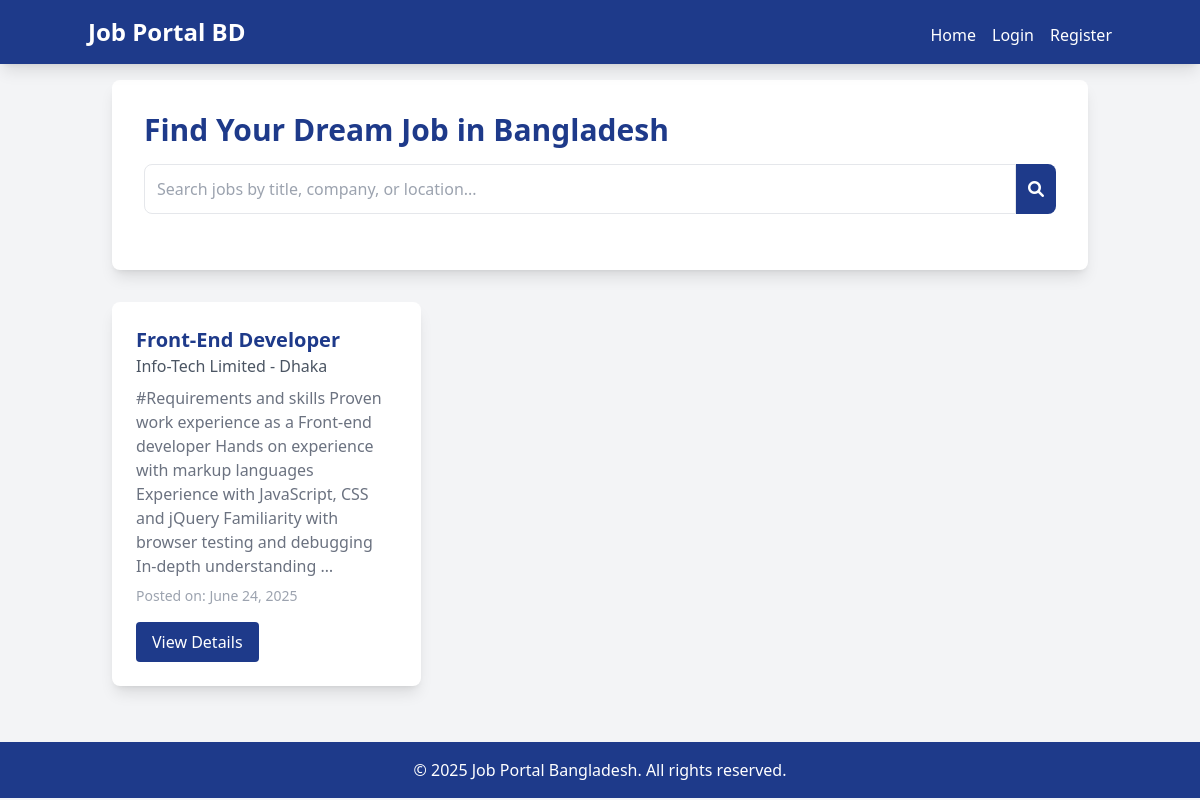
The page / on the database its author committed.
### jobs/models.py (models this page shows, shortened)
class Job(models.Model):
    title = models.CharField(max_length=200)
    company = models.CharField(max_length=100)
    location = models.CharField(max_length=100)
    description = models.TextField()
    salary = models.CharField(max_length=50, blank=True)
    posted_date = models.DateTimeField(auto_now_add=True)
    employer = models.ForeignKey(User, on_delete=models.CASCADE, related_name='jobs')

### jobs/views.py (the view)
# urls.py: path('', home, name='home'),
def home(request):
    jobs = Job.objects.all().order_by('-posted_date')
    return render(request, 'index.html', {'jobs': jobs})

### templates/index.html (shortened to what this page needs)
        {% extends 'base.html' %}
{% load static %}
{% block content %}
<div class="bg-white p-8 rounded-lg shadow-lg mb-8">
    <h1 class="text-3xl font-bold text-blue-900 mb-4">Find Your Dream Job in Bangladesh</h1>
    <div class="flex mb-6">
        <input type="text" id="searchInput" class="w-full p-3 border rounded-l-lg focus:outline-none focus:ring-2 focus:ring-blue-900" placeholder="Search jobs by title, company, or location...">
        <button onclick="searchJobs()" class="bg-blue-900 text-white p-3 rounded-r-lg hover:bg-blue-700"><i class="fas fa-search"></i></button>
    </div>
</div>
<div id="jobList" class="grid grid-cols-1 md:grid-cols-2 lg:grid-cols-3 gap-6">
    {% for job in jobs %}
    <div class="bg-white p-6 rounded-lg shadow-lg hover:shadow-xl transition transform hover:-translate-y-1">
        <h2 class="text-xl font-semibold text-blue-900">{{ job.title }}</h2>
        <p class="text-gray-600">{{ job.company }} - {{ job.location }}</p>
        <p class="text-gray-500 mt-2">{{ job.description|truncatewords:30 }}</p>
        <p class="text-gray-400 text-sm mt-2">Posted on: {{ job.posted_date|date:"F d, Y" }}</p>
        <a href="{% url 'job_detail' job.id %}" class="inline-block mt-4 bg-blue-900 text-white px-4 py-2 rounded hover:bg-blue-700">View Details</a>
    </div>
    {% empty %}
    <p class="text-gray-600">No jobs found.</p>
    {% endfor %}
</div>
{% endblock %}

### rows shown on the page
Job: title "Front-End Developer", company "Info-Tech Limited", location "Dhaka", description "#Requirements and skills Proven work experience as a Front-end developer Hands on experience with markup languages Experience with JavaScript, CSS and jQuery Familiarity with browser testing and debugging In-depth understanding …", posted_date "June 24, 2025"
